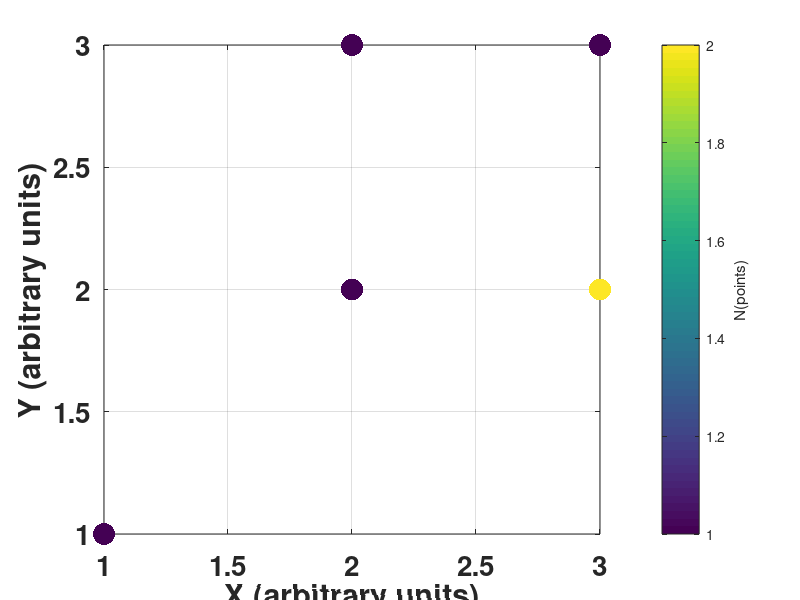

Source code (MATLAB): (Note: this script raises an error after producing the figure.)
%% Do some synthetic inversions to solve least-squares under different conditions
clear; close all; clc;

Synthetic_x = [1 2 2 3 3 3]
Synthetic_y = [1 2 3 3 2 2]
% the last three data points are the ones that are outliers.
% Also, the last two data points are duplicates. 

% Make G Matrix. 
for ijk = 1:length(Synthetic_x)
    currx=Synthetic_x(ijk);
G(ijk,:) = [currx 1];
end

%% Now, run the inversion with different covariance matrices!
Cd = zeros([length(Synthetic_y) length(Synthetic_y)])

% Case with only diagonal weighting
Cd_diagonal_allequalweight = Cd+eye(size(Cd));
We=inv(Cd_diagonal_allequalweight);
m_diagonal_allequalweight = inv(G'*We*G)*G'*We*Synthetic_y';
dpred_diagonal_allequalweight = G*m_diagonal_allequalweight;


% Case with only diagonal weighting, but alternate terms weighted less
Cd_diagonal_unequalweight = Cd+eye(size(Cd));
Cd_diagonal_unequalweight(5,5) = (2);
Cd_diagonal_unequalweight(6,6) = (2);
We=inv(Cd_diagonal_unequalweight);
m_diagonal_unequalweight = inv(G'*We*G)*G'*We*Synthetic_y';
dpred_diagonal_unequalweight = G*m_diagonal_unequalweight;

% Case with only off-diagonal information. 
Cd_offdiagonal = Cd+eye(size(Cd));
Cd_offdiagonal(5,6) = 1;
%Cd_offdiagonal(6,5) = 2;
We=inv(Cd_offdiagonal);
m_offdiagonal =  inv(G'*We*G)*G'*We*Synthetic_y';
dpred_offdiagonal = G*m_offdiagonal;



%%%%%%%%%%%%%%%%%%%%%%%%%%%%%%%%%%%%%%%%%%%%%%%
%%%%%%%%%%%%%%%%%%%%%%%%%%%%%%%%%%%%%%%%%%%%%%%
%%% plotting below here
for ijk = 1:length(Synthetic_x)
currx =Synthetic_x(ijk);
curry =Synthetic_y(ijk);
idx = find(Synthetic_x == currx & Synthetic_y == curry);
if ijk == 1
p1=scatter(currx,curry,250,length(idx),'filled');
else
scatter(currx,curry,250,length(idx),'filled');
end
hold on
end
barbar=colorbar;
xlabel('X (arbitrary units)')
ylabel('Y (arbitrary units)')
ylabel(barbar,'N(points)')
set(gca,'fontsize',20,'fontweight','bold')
grid on; box on;
barbar.Ticks = [1 2]
p2=plot(Synthetic_x,dpred_diagonal_allequalweight,'linewidth',4)
p3=plot(Synthetic_x,dpred_diagonal_unequalweight,'linewidth',4)
p4=plot(Synthetic_x,dpred_offdiagonal,'linewidth',4,'linestyle','--')

legend([p1 p2 p3 p4],'Raw Data','Constant Diagonal Covariance Matrix',...
    'Diagonal Covariance Matrix Terms Upweighted 2x',...
    'Constant Diagonal Terms, NonZero Off-diagonal Term','location','south')


colormap(parula(2))
set(gcf,'position',[228 246 751 579])
saveas(gcf,'Demo_Impact_Different_CovMatrix.jpg')
saveas(gcf,'Demo_Impact_Different_CovMatrix.png')